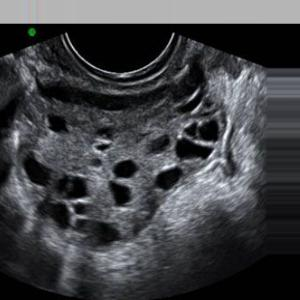
#> input picture test_data_dir/i1.jpg, 300 x 300 px
$ python -i cystMarker.py   (imports and definitions only)
#> lines starting #> are read from the running program, lines starting #| are printed output that depends on the picture; after the words box and inside, x2 and y2 are one past the last pixel; in counts of white or black regions, pixels touching at a corner belong together
# [62 lines of commented-out code are left out]


import cv2
import numpy as np
import os

def highlight_cysts(image_path):
    # Read the image
#> called with image_path = 'test_data_dir/i1.jpg'
    img_gray = cv2.imread(image_path, cv2.IMREAD_GRAYSCALE)
#> img_gray: shape (300, 300); min 0, max 252, mean 65.7

    # Preprocessing: Enhance contrast
    clahe = cv2.createCLAHE(clipLimit=2.0, tileGridSize=(8,8))
    img_gray_enhanced = clahe.apply(img_gray)

    # Convert grayscale image to color (3-channel)
    img_color = cv2.cvtColor(img_gray_enhanced, cv2.COLOR_GRAY2BGR)

    # Apply Otsu's thresholding
    ret, thresh = cv2.threshold(img_gray_enhanced, 0, 255, cv2.THRESH_BINARY_INV + cv2.THRESH_OTSU)
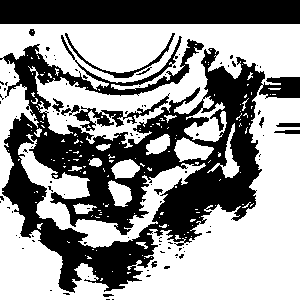
#> thresh: shape (300, 300); 58.5% white; 99 black regions (85 under 20 px), largest, box (x1, y1, x2, y2) and area: (0, 35, 300, 293) 28092, (0, 0, 300, 24) 7200, (73, 93, 170, 131) 775
#> ret = 103

    # Perform morphological opening to remove noise
    kernel = np.ones((3, 3), np.uint8)
    opening = cv2.morphologyEx(thresh, cv2.MORPH_OPEN, kernel, iterations=2)
#> opening: shape (300, 300); 52.5% white; 16 black regions (11 under 20 px), largest, box (x1, y1, x2, y2) and area: (0, 33, 300, 300) 35155, (0, 0, 300, 24) 7200, (274, 123, 300, 134) 247, (29, 29, 35, 36) 33, (259, 117, 264, 128) 31

    # Find sure background area
    sure_bg = cv2.dilate(opening, kernel, iterations=3)
#> sure_bg: shape (300, 300); 69.8% white; 19 black regions (11 under 20 px), largest, box (x1, y1, x2, y2) and area: (0, 69, 300, 291) 11673, (7, 49, 201, 230) 8174, (0, 0, 300, 21) 6300

    # Compute the distance transform
    dist_transform = cv2.distanceTransform(opening, cv2.DIST_L2, 5)
    ret, sure_fg = cv2.threshold(dist_transform, 0.1 * dist_transform.max(), 255, 0)
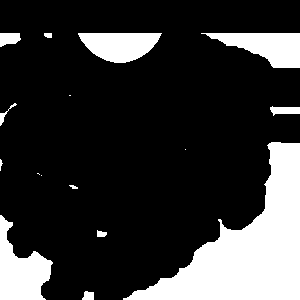
#> sure_fg: shape (300, 300) float32; 20.6% white; 16 white regions (5 under 20 px), largest, box (x1, y1, x2, y2) and area: (123, 142, 300, 300) 11530, (0, 215, 53, 300) 2463, (201, 33, 300, 68) 1989
#> ret = 9.99

    # Convert sure foreground to uint8
    sure_fg = np.uint8(sure_fg)

    # Find unknown regions
    unknown = cv2.subtract(sure_bg, sure_fg)
#> unknown: shape (300, 300); 49.2% white; 4 white regions, box (x1, y1, x2, y2) and area: (0, 21, 300, 300) 42071, (106, 157, 142, 209) 1383, (220, 146, 242, 180) 595, (87, 155, 104, 169) 229

    # Label sure foreground regions
    ret, markers = cv2.connectedComponents(sure_fg)
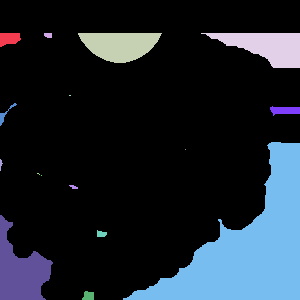
#> markers: shape (300, 300) int32; 17 distinct labels, from 0 to 16; one colour per label, 0 black
#> ret = 17

    # Increment markers to avoid label conflict with unknown regions
    markers = markers + 1
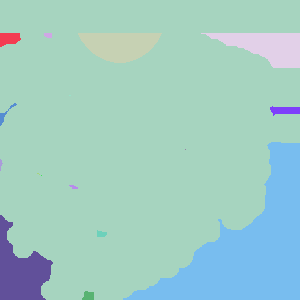
#> markers: shape (300, 300) int32; 17 distinct labels, from 1 to 17; one colour per label, 0 black

    # Mark unknown regions as 0
    markers[unknown == 255] = 0
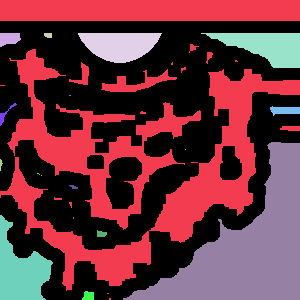
#> markers: shape (300, 300) int32; 18 distinct labels, from 0 to 17; one colour per label, 0 black

    # Apply watershed algorithm
    markers = cv2.watershed(img_color, markers)
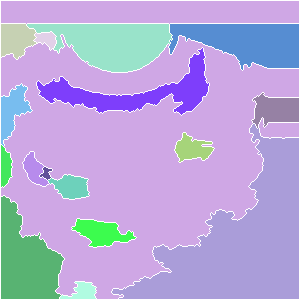
#> markers: shape (300, 300) int32; 18 distinct labels, from -1 to 17; one colour per label, 0 black, -1 white

    # Highlight cysts by marking watershed lines (change color to yellow)
    img_color[markers == -1] = [255, 255, 0]  # [B, G, R] for yellow color
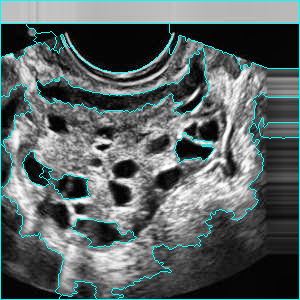
#> img_color: shape (300, 300, 3); mean B, G, R 99.8, 99.8, 88.9

    return img_color

>>> result = highlight_cysts('test_data_dir/i1.jpg')

$ run again, on test_data_dir/i2.jpg
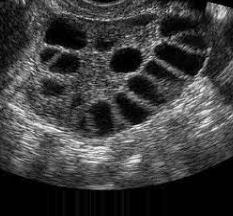
#> input picture test_data_dir/i2.jpg, 233 x 216 px
#> in highlight_cysts, img_gray is the input picture: shape (216, 233); min 0, max 255, mean 61.5
#> in highlight_cysts, `ret, thresh = cv2.threshold(img_gray_enhanced, 0, 255, cv2.THRESH_BINA..`:
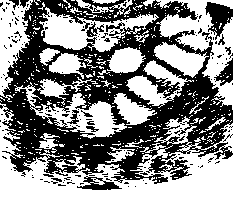
#> thresh: shape (216, 233); 56.7% white; 182 black regions (167 under 20 px), largest, box (x1, y1, x2, y2) and area: (0, 0, 233, 184) 19634, (205, 2, 233, 40) 550, (77, 176, 122, 190) 287
#> in highlight_cysts, `ret, thresh = cv2.threshold(img_gray_enhanced, 0, 255, cv2.THRESH_BINA..`: ret = 99
#> opening: shape (216, 233); 40.1% white; 43 white regions (1 under 20 px), largest, box (x1, y1, x2, y2) and area: (0, 153, 233, 216) 9526, (45, 16, 87, 50) 1075, (0, 5, 27, 77) 1021
#> sure_bg: shape (216, 233); 59.1% white; 11 black regions (8 under 20 px), largest, box (x1, y1, x2, y2) and area: (0, 0, 233, 187) 20107, (208, 6, 233, 41) 394, (114, 108, 121, 121) 28
#> in highlight_cysts, `ret, sure_fg = cv2.threshold(dist_transform, 0.1 * dist_transform.max(..`: ret = 5.53
#> unknown: shape (216, 233); 40.2% white; 17 white regions, largest, box (x1, y1, x2, y2) and area: (69, 0, 233, 140) 9308, (0, 128, 233, 195) 4430, (37, 13, 90, 77) 2058
#> in highlight_cysts, `ret, markers = cv2.connectedComponents(sure_fg)`: ret = 26
#> in highlight_cysts, `img_color[markers == -1] = [255, 255, 0]`:
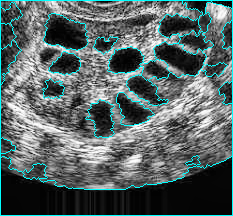
#> img_color: shape (216, 233, 3); mean B, G, R 101.1, 101.1, 87.1

$ run again, on test_data_dir/i3.jpg
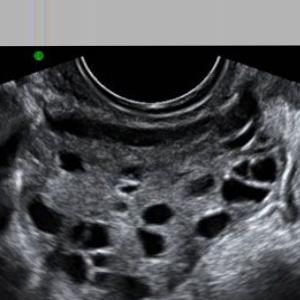
#> input picture test_data_dir/i3.jpg, 300 x 300 px
#> in highlight_cysts, `ret, thresh = cv2.threshold(img_gray_enhanced, 0, 255, cv2.THRESH_BINA..`:
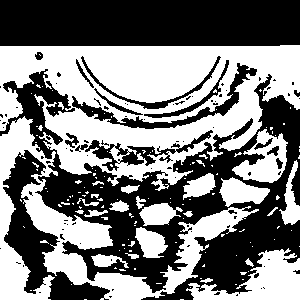
#> thresh: shape (300, 300); 49.1% white; 139 white regions (112 under 20 px), largest, box (x1, y1, x2, y2) and area: (0, 45, 300, 191) 24182, (0, 116, 259, 300) 10865, (186, 248, 300, 300) 2784
#> in highlight_cysts, `ret, thresh = cv2.threshold(img_gray_enhanced, 0, 255, cv2.THRESH_BINA..`: ret = 107
#> opening: shape (300, 300); 43% white; 41 white regions, largest, box (x1, y1, x2, y2) and area: (0, 45, 300, 150) 18693, (0, 119, 50, 300) 3353, (192, 250, 300, 300) 2501
#> sure_bg: shape (300, 300); 62.3% white; 30 black regions (12 under 20 px), largest, box (x1, y1, x2, y2) and area: (6, 74, 300, 300) 18381, (0, 0, 300, 43) 12877, (176, 149, 254, 184) 1019
#> in highlight_cysts, `ret, sure_fg = cv2.threshold(dist_transform, 0.1 * dist_transform.max(..`: ret = 2.9
#> unknown: shape (300, 300); 33% white; 14 white regions (1 under 20 px), largest, box (x1, y1, x2, y2) and area: (0, 54, 300, 300) 24428, (0, 42, 300, 48) 1505, (128, 200, 179, 262) 1307
#> in highlight_cysts, `ret, markers = cv2.connectedComponents(sure_fg)`: ret = 68
#> in highlight_cysts, `img_color[markers == -1] = [255, 255, 0]`:
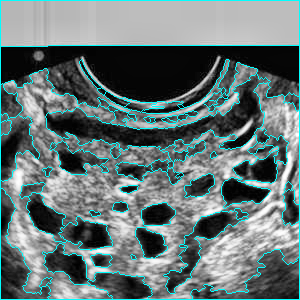
#> img_color: shape (300, 300, 3); mean B, G, R 118.3, 118.3, 101.1

$ run again, on test_data_dir/i4.jpg
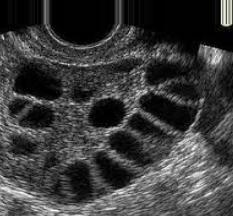
#> input picture test_data_dir/i4.jpg, 233 x 216 px
#> thresh: shape (216, 233); 56.3% white; 113 black regions (104 under 20 px), largest, box (x1, y1, x2, y2) and area: (0, 0, 233, 216) 20596, (210, 108, 233, 144) 382, (221, 0, 232, 27) 270
#> in highlight_cysts, `ret, thresh = cv2.threshold(img_gray_enhanced, 0, 255, cv2.THRESH_BINA..`: ret = 97
#> opening: shape (216, 233); 41.4% white; 30 white regions, largest, box (x1, y1, x2, y2) and area: (121, 0, 233, 85) 5831, (49, 0, 119, 45) 2696, (0, 0, 47, 36) 1452
#> sure_bg: shape (216, 233); 59.9% white; 15 black regions (8 under 20 px), largest, box (x1, y1, x2, y2) and area: (0, 29, 233, 216) 18707, (194, 48, 233, 108) 726, (210, 106, 233, 139) 356
#> in highlight_cysts, `ret, sure_fg = cv2.threshold(dist_transform, 0.1 * dist_transform.max(..`: ret = 4.5
#> unknown: shape (216, 233); 37.5% white; 12 white regions, largest, box (x1, y1, x2, y2) and area: (0, 0, 233, 206) 13730, (6, 59, 65, 132) 2277, (101, 57, 141, 76) 605
#> in highlight_cysts, `ret, markers = cv2.connectedComponents(sure_fg)`: ret = 27
#> in highlight_cysts, `img_color[markers == -1] = [255, 255, 0]`:
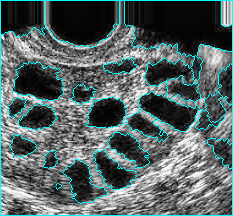
#> img_color: shape (216, 233, 3); mean B, G, R 100.1, 100.1, 84.2
